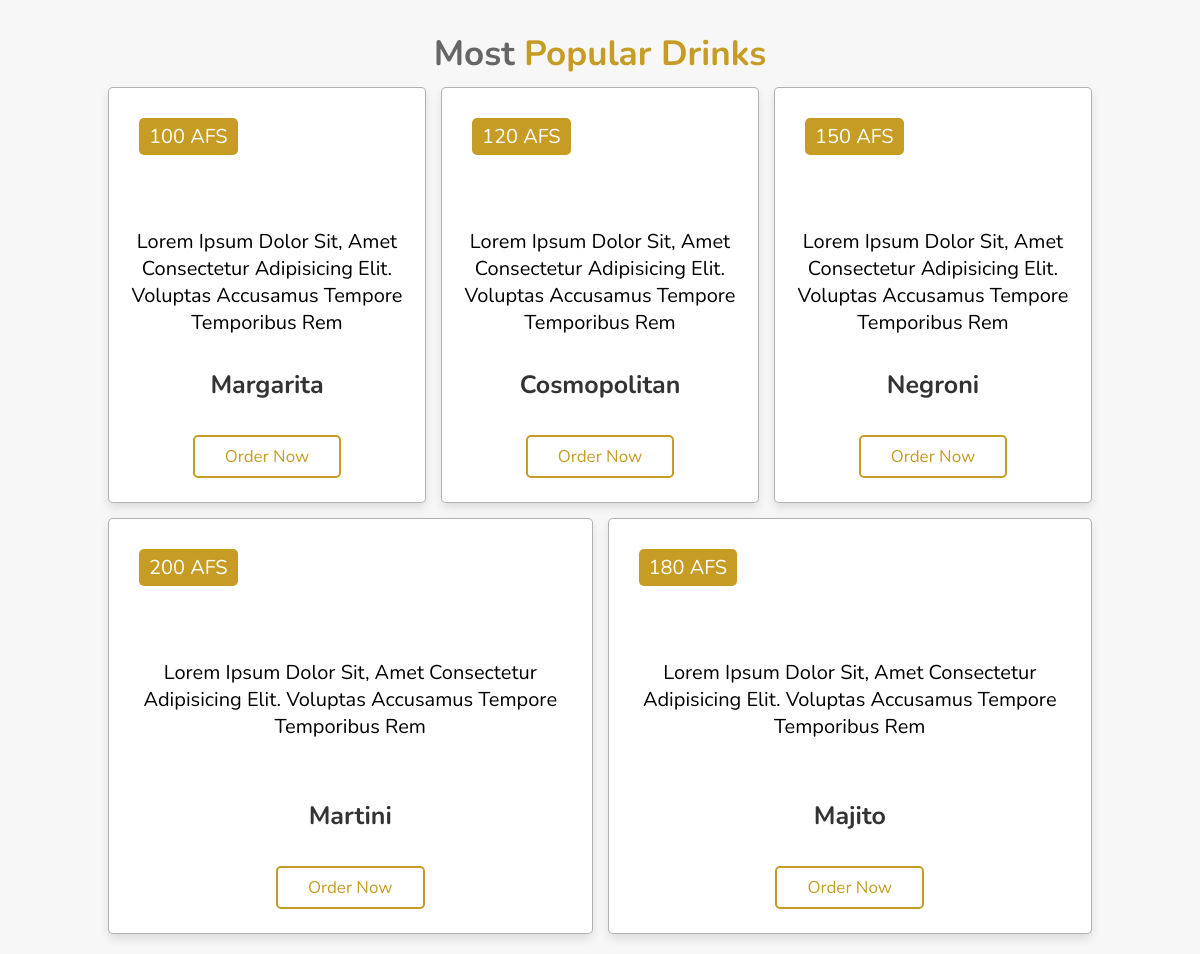
Screenshot of /backend/files/relatedPages/Drinks.php with the database file from the repository.
### tables this page shows
CREATE TABLE `drink` (
  `id` int(10) NOT NULL,
  `drinkname` varchar(30) NOT NULL,
  `discription` varchar(100) DEFAULT NULL,
  `price` int(10) NOT NULL
);

### backend/files/relatedPages/Drinks.php (the view, shortened to what this page needs)
<?php
    require('../connection.php');
    try{
        if($result == ""){
            $stmt = $pdo->prepare("SELECT * FROM `drink`");
            $stmt->execute();
            $drinks = $stmt->fetchAll(PDO::FETCH_ASSOC);
          }
    }catch  (Exception $ex){ $result = $ex->getMessage(); }
?>
<!DOCTYPE html>
<html lang="en">
<head>
    <link rel="stylesheet" href="../../../style.css">
</head>
<body>
<section class="popular" id="popular">
    <h1 class="heading"> most <span>popular Drinks</span> </h1>
    <div class="box-container">
        <?php
            foreach ($drinks as $drink): ?>
                <div class="box">
                        <span class="price"> <?php echo "$drink[price] AFS" ?> </span>
                        <div class="text">
                            <p style="
                                height:25rem;
                                object-fit: cover;
                                width:100%;
                                border-radius: .5rem;
                                padding-top: 15vh;
                                font-size:20px;"
                            ><?php echo "$drink[discription]" ?></p>
                        </div>
                        <h3><?php echo "$drink[drinkname]" ?></h3>
                        <div class="stars">
                            <i class="fas fa-star"></i>
                            <i class="fas fa-star"></i>
                            <i class="fas fa-star"></i>
                            <i class="fas fa-star"></i>
                            <i class="far fa-star"></i>
                        </div>
                        <a href="../../order.html" class="btn">order now</a>
                </div> <?php endforeach; ?>
    </div>
</section>
</body>
</html>

### style.css (style rules this page uses)
:root { --red:#c79c25; }
* { font-family: 'Nunito', sans-serif; margin:0; padding:0; box-sizing: border-box; outline: none; border:none; text-decoration: none; text-transform: capitalize; transition:all .2s linear; }
html { font-size: 62.5%; overflow-x: hidden; scroll-behavior: smooth; scroll-padding-top: 6rem; }
body { background:#f7f7f7; }
section { padding:2rem 9%; }
.heading { text-align: center; font-size: 3.5rem; padding:1rem; color:#666; }
.heading span { color: var(--red) }
.btn { display: inline-block; padding:.8rem 3rem; border:.2rem solid var(--red); color:var(--red); cursor: pointer; font-size: 1.7rem; border-radius: .5rem; position: relative; overflow: hidden; z-index: 0; margin-top: 1rem; }
.btn::before { content: ''; position: absolute; top:0; right: 0; width:0%; height:100%; background:var(--red); transition: .3s linear; z-index: -1; }
.popular .box-container { display: flex; flex-wrap: wrap; gap:1.5rem; }
.popular .box-container .box { padding:2rem; background:#fff; box-shadow: 0 .5rem 1rem rgba(0,0,0,.1); border:.1rem solid rgba(0,0,0,.3); border-radius: .5rem; text-align: center; flex:1 1 30rem; position: relative; }
.popular .box-container .box .price { position: absolute; top:3rem; left:3rem; background:var(--red); color:#fff; font-size: 2rem; padding:.5rem 1rem; border-radius: .5rem; }
.popular .box-container .box h3 { color:#333; font-size: 2.5rem; padding-top: 1rem; }
.popular .box-container .box .stars i { color:gold; font-size: 1.7rem; padding:1rem .1rem; }

### rows the page displays
drink: price "100", discription "Lorem Ipsum Dolor Sit, Amet Consectetur Adipisicing Elit. Voluptas Accusamus Tempore Temporibus Rem", drinkname "Margarita"
drink: price "120", discription "Lorem Ipsum Dolor Sit, Amet Consectetur Adipisicing Elit. Voluptas Accusamus Tempore Temporibus Rem", drinkname "Cosmopolitan"
drink: price "150", discription "Lorem Ipsum Dolor Sit, Amet Consectetur Adipisicing Elit. Voluptas Accusamus Tempore Temporibus Rem", drinkname "Negroni"
drink: price "200", discription "Lorem Ipsum Dolor Sit, Amet Consectetur Adipisicing Elit. Voluptas Accusamus Tempore Temporibus Rem", drinkname "Martini"
drink: price "180", discription "Lorem Ipsum Dolor Sit, Amet Consectetur Adipisicing Elit. Voluptas Accusamus Tempore Temporibus Rem", drinkname "Majito"
